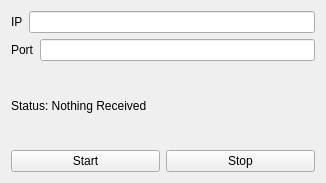
<?xml version="1.0" encoding="UTF-8"?>
<ui version="4.0">
 <class>Widget</class>
 <widget class="QWidget" name="Widget">
  <property name="geometry">
   <rect>
    <x>0</x>
    <y>0</y>
    <width>326</width>
    <height>183</height>
   </rect>
  </property>
  <property name="windowTitle">
   <string>Widget</string>
  </property>
  <layout class="QVBoxLayout" name="verticalLayout">
   <item>
    <layout class="QHBoxLayout" name="horizontalLayout">
     <item>
      <widget class="QLabel" name="label">
       <property name="text">
        <string>IP</string>
       </property>
      </widget>
     </item>
     <item>
      <widget class="QLineEdit" name="ipLineEdit"/>
     </item>
    </layout>
   </item>
   <item>
    <layout class="QHBoxLayout" name="horizontalLayout_2">
     <item>
      <widget class="QLabel" name="label_2">
       <property name="text">
        <string>Port</string>
       </property>
      </widget>
     </item>
     <item>
      <widget class="QLineEdit" name="portLineEdit"/>
     </item>
    </layout>
   </item>
   <item>
    <widget class="QLabel" name="statusLabel">
     <property name="text">
      <string>Status: Nothing Received</string>
     </property>
    </widget>
   </item>
   <item>
    <layout class="QHBoxLayout" name="horizontalLayout_3">
     <item>
      <widget class="QPushButton" name="startBtn">
       <property name="text">
        <string>Start</string>
       </property>
      </widget>
     </item>
     <item>
      <widget class="QPushButton" name="stopBtn">
       <property name="text">
        <string>Stop</string>
       </property>
      </widget>
     </item>
    </layout>
   </item>
  </layout>
 </widget>
 <resources/>
 <connections/>
</ui>
